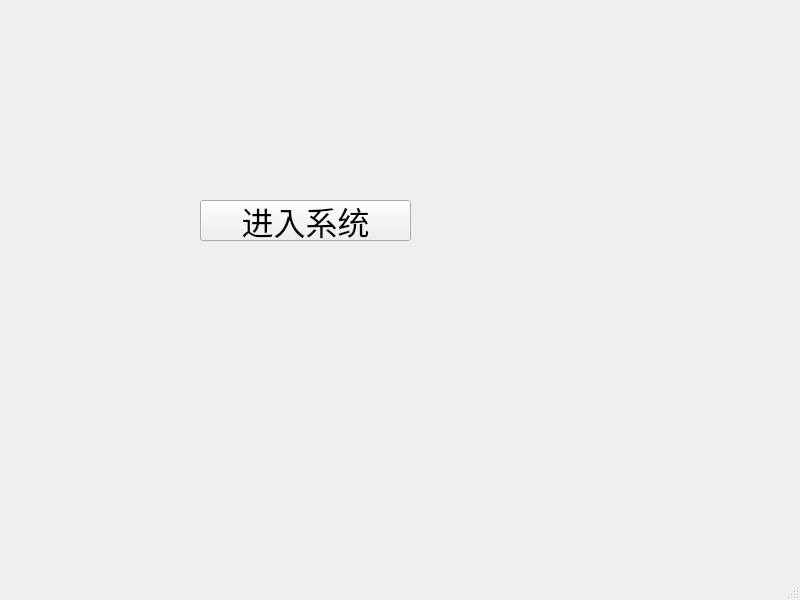
<?xml version="1.0" encoding="UTF-8"?>
<ui version="4.0">
 <class>MainWindow</class>
 <widget class="QMainWindow" name="MainWindow">
  <property name="geometry">
   <rect>
    <x>0</x>
    <y>0</y>
    <width>800</width>
    <height>600</height>
   </rect>
  </property>
  <property name="windowTitle">
   <string>MainWindow</string>
  </property>
  <widget class="QWidget" name="centralwidget">
   <widget class="QPushButton" name="inBtn">
    <property name="geometry">
     <rect>
      <x>200</x>
      <y>200</y>
      <width>211</width>
      <height>41</height>
     </rect>
    </property>
    <property name="font">
     <font>
      <pointsize>24</pointsize>
     </font>
    </property>
    <property name="text">
     <string>进入系统</string>
    </property>
   </widget>
  </widget>
  <widget class="QMenuBar" name="menubar">
   <property name="geometry">
    <rect>
     <x>0</x>
     <y>0</y>
     <width>800</width>
     <height>18</height>
    </rect>
   </property>
  </widget>
  <widget class="QStatusBar" name="statusbar"/>
 </widget>
 <resources/>
 <connections/>
</ui>
